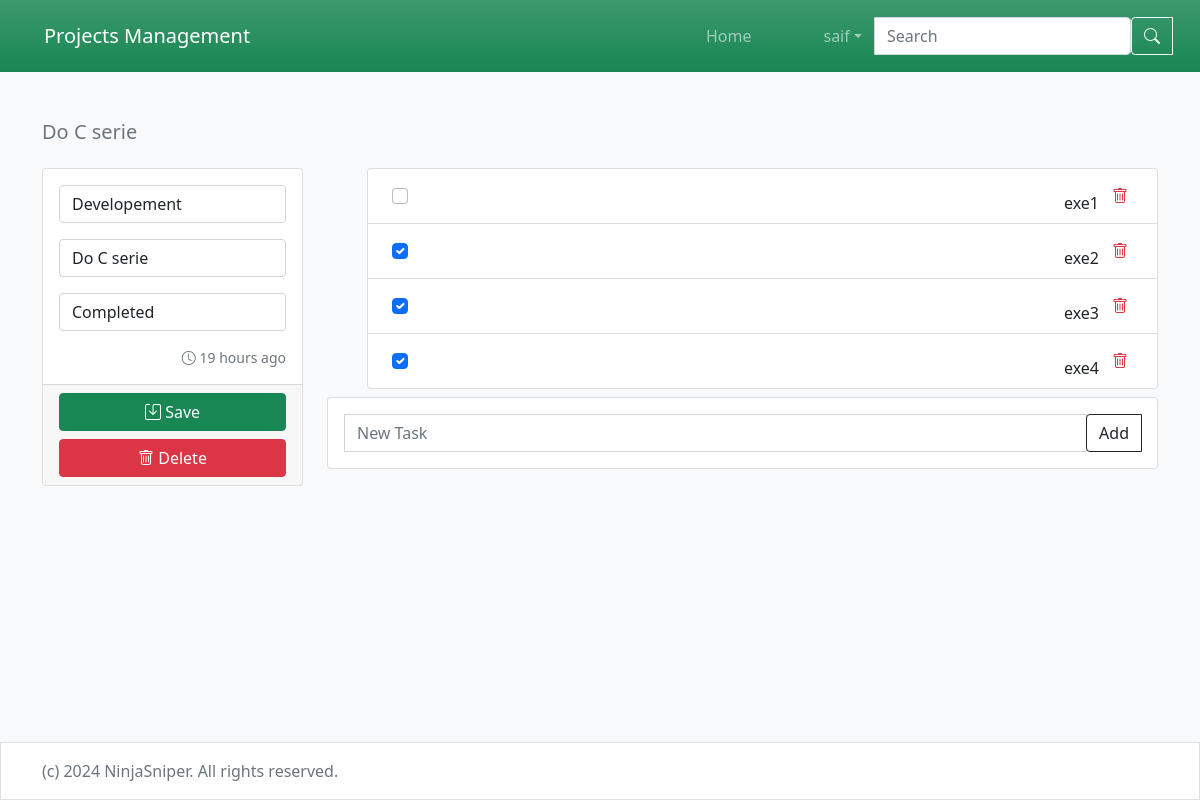
The page /project/edit/20 (signed in) on the database its author committed.
### projects/models.py (models this page shows, shortened)
class Project(models.Model) :
    title = models.CharField( max_length=50)
    description = models.TextField()
    status = models.IntegerField(choices = Status.choices, default = Status.PENDING)
    created_at = models.DateTimeField(auto_now_add=True)
    updated_at = models.DateTimeField(auto_now=True)
    category = models.ForeignKey(Category, on_delete=models.PROTECT )
    user = models.ForeignKey(AUTH_USER_MODEL, on_delete=models.CASCADE , null= True)

class Task(models.Model) :
    description = models.TextField()
    is_completed = models.BooleanField(default=False)
    status = models.IntegerField(choices = Status.choices, default = Status.PENDING)
    project = models.ForeignKey(Project, on_delete=models.CASCADE)

### projects/views.py (the view, shortened to what this page needs)
# urls.py: path('project/edit/<int:pk>', views.ProjectUpdateView.as_view(), name='Project_update'),
class ProjectUpdateView(LoginRequiredMixin, UserPassesTestMixin, UpdateView):
    model = models.Project
    form_class = forms.ProjectUpdateForm
    template_name = 'project/update.html'
    def test_func(self):
        return self.get_object().user_id == self.request.user.id

### projects/forms.py
class ProjectUpdateForm(forms.ModelForm):
   class Meta:
       model = models.Project
       fields = ['category', 'title', 'status']
       widgets = {
           'category': forms.Select(attrs=attrs),
           'title': forms.TextInput(attrs=attrs),
           'status' : forms.Select(attrs=attrs),
       }

### projects/models.py (called while the page is built)
    def __str__(self):
        return self.name

### projects/templates/project/update.html (shortened to what this page needs)
{% extends "base.html" %}
{% load humanize %}
{% load i18n %}
{% block content %}
    <nav aria-label="breadcrumb">
        <ol class="breadcrumb">
            <li class="breadcrumb-item active" aria-current="page">
                <h5>
                    {{ object.title }}
                </h5>
            </li>
        </ol>
    </nav>
    <div class="row">
        <div class="col-md-3">
            <form method="POST">
                <div class="card">
                    <div class="card-body">
                        {% for field in form %}
                            <div class="mb-3">
                                {{ field }}
                            </div>
                        {% endfor %}
                        <div class="d-flex mt-2">
                            <span class="me-auto text-muted small">
                                <i class="bi bi-clock"></i>
                                <time datetime="{{ project.created_at }}">
                                    {{ object.created_at|naturaltime }}
                                </time>
                            </span>
                        </div>
                    </div>
                        <div class="card-footer">
                            <div class="d-grid gap-2">
                                <button class="btn btn-success" href="{% url 'Project_list'  %}">
                                    <i class="bi bi-save"></i>
                                    {% trans 'Save' %}
                                </button>
                                <a class="btn btn-danger" href="{% url 'Project_delete' object.id %}">
                                    <i class="bi bi-trash"></i>
                                    {% trans 'Delete' %}
                                </a>
                            </div>
                        </div>
                </div>
            </form>
        </div>
        <div class="col-md-9 mt-2 mt-md-0">
            {% include 'project/task.html' with project=object %}
        </div>
    </div>
{% endblock %}

### projects/templates/partials/header.html (shortened to what this page needs)
{% load i18n %}
<header>
   <nav class="navbar navbar-expand-md bg-gradient bg-success navbar-dark p-3">
       <div class="container-fluid">
           <a class="navbar-brand" href="{% url 'Project_list' %}">{% trans 'Projects Management' %}</a>
           <div class="collapse navbar-collapse" id="navbarCollapse">
               <ul class="navbar-nav me-auto mb-2 mb-md-0">
                   <li class="nav-item">
                       <a class="nav-link" aria-current="page" href="{% url 'Project_list' %}">{% trans 'Home' %}</a>
                   </li>
               </ul>
               {% if user.is_authenticated %}
                   <ul class="navbar-nav mb-2 mb-lg-0 me-3">
                    <li class="nav-item dropdown">
                      <a class="nav-link dropdown-toggle" href="#" id="navbarDropdown" role="button" data-bs-toggle="dropdown" aria-expanded="false">
                          {{ user.username }}
                      </a>
                    </li>
                  </ul>
                  <form method="GET" action="{% url 'Project_list' %}" class="d-flex">
                       <div class="input-group">
                           <input
                               type="text"
                               name="q"
                               class="form-control"
                               placeholder="{% trans 'Search' %}"
                               value="{{ request.GET.q }}"
                           />
                           <button class="btn btn-outline-light" type="submit">
                               <i class="bi bi-search"></i>
                           </button>
                       </div>
                   </form>
               {% endif %}
          </div>
       </div>
   </nav>
</header>

### projects/templates/project/task.html (shortened to what this page needs)
{% load i18n %}
<ul class="list-group">
    {% for task in object.task_set.all %}
        <li class="list-group-item d-flex">
            <form action="{% url 'Task_update' task.id %}" method="POST" class="my-auto me-2">
                <input
                    class="form-check-input"
                    type="checkbox"
                    name="is_completed"
                    {% if task.is_completed %} checked {% endif %}
                    onchange="this.form.submit()"/>
            </form>
            <p class="my-auto me-auto mb-2 mb-md-0">
                {{ task.description }}
            </p>
            <form action="{% url 'Task_delete' task.id %}" method="POST">
                <button class="btn" type="submit"><i class="bi bi-trash text-danger"></i></button>
            </form>
        </li>
    {% endfor %}
</ul>
<div class="card mt-2">
    <div class="card-body">
        <form method="POST" action="{% url 'Task_create' %}" class="d-flex">
            <div class="input-group">
                <input type="text" name="description" class="form-control" placeholder="{% trans 'New Task' %}" required />
                <button class="btn btn-outline-dark" type="submit">{% trans 'Add' %}</button>
            </div>
        </form>
    </div>
</div>

### rows shown on the page
Project: title "Do C serie", form "Developement" "Do C serie" "Completed", created_at "19 hours ago"
Task: description "exe1"
Task: is_completed "☑", description "exe2"
Task: is_completed "☑", description "exe3"
Task: is_completed "☑", description "exe4"

### other values the page prints
{{ user.username }} "saif"
